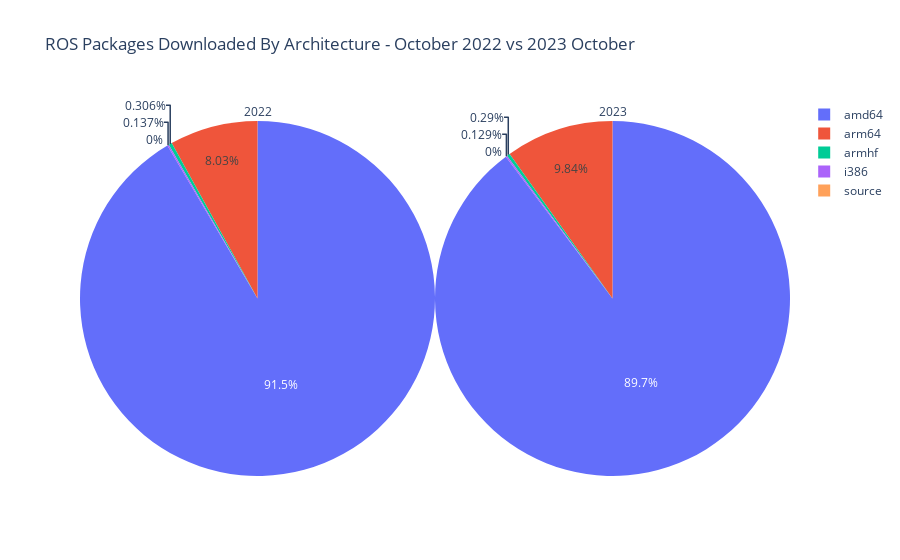

The cell this chart's notebook holds for it:
### Code cell
# Download percentages by year
temp["diff"]=temp[this_year]-temp[last_year]
temp = arch_df[arch_os_df[this_year]>0.00001]

trace1 = go.Pie(values= temp[this_year], labels = temp["name"],domain=dict(x=[0.5, 1]),title=this_year)
trace2 = go.Pie(values= temp[last_year], labels = temp["name"],domain=dict(x=[0.0,0.5]),title=last_year)

layout = go.Layout(title="ROS Packages Downloaded By Architecture - {0} {1} vs {2} {3}".format(last_month,last_year,this_year,this_month))
data = [trace1, trace2]
fig = go.Figure(data=data, layout=layout)
fig.show()

### Figure 1 — Plotly figure (JSON) as saved in the notebook; plotly's stock layout.template omitted (floating-point values rounded to 4 significant figures)
{"data": [{"domain": {"x": [0.5, 1]}, "labels": ["i386", "amd64", "armhf", "arm64", "source"], "title": {"text": "2023"}, "type": "pie", "values": [0.12, 83.69, 0.27, 9.18, 0]}, {"domain": {"x": [0, 0.5]}, "labels": ["i386", "amd64", "armhf", "arm64", "source"], "title": {"text": "2022"}, "type": "pie", "values": [0.13, 86.64, 0.29, 7.6, 0]}], "layout": {"title": {"text": "ROS Packages Downloaded By Architecture - October 2022 vs 2023 October"}}}
